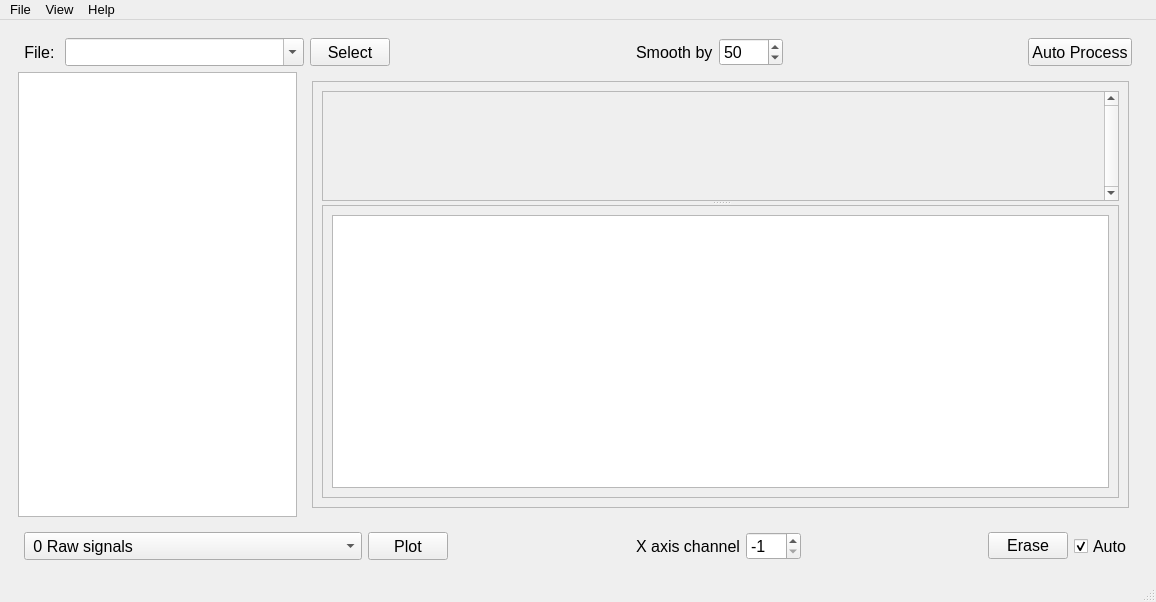
<?xml version="1.0" encoding="UTF-8"?>
<ui version="4.0">
 <class>MainWindow</class>
 <widget class="QMainWindow" name="MainWindow">
  <property name="geometry">
   <rect>
    <x>0</x>
    <y>0</y>
    <width>1156</width>
    <height>602</height>
   </rect>
  </property>
  <property name="font">
   <font>
    <pointsize>12</pointsize>
   </font>
  </property>
  <property name="windowTitle">
   <string>Emittance Plot Processing</string>
  </property>
  <widget class="QWidget" name="centralwidget">
   <layout class="QHBoxLayout" name="horizontalLayout_6">
    <item>
     <widget class="QWidget" name="widget" native="true">
      <layout class="QVBoxLayout" name="verticalLayout_2">
       <item>
        <layout class="QHBoxLayout" name="horizontalLayout_2">
         <property name="sizeConstraint">
          <enum>QLayout::SetDefaultConstraint</enum>
         </property>
         <property name="leftMargin">
          <number>6</number>
         </property>
         <property name="rightMargin">
          <number>6</number>
         </property>
         <item>
          <widget class="QLabel" name="label_2">
           <property name="sizePolicy">
            <sizepolicy hsizetype="Preferred" vsizetype="Preferred">
             <horstretch>0</horstretch>
             <verstretch>0</verstretch>
            </sizepolicy>
           </property>
           <property name="minimumSize">
            <size>
             <width>0</width>
             <height>0</height>
            </size>
           </property>
           <property name="font">
            <font>
             <pointsize>12</pointsize>
            </font>
           </property>
           <property name="text">
            <string>File: </string>
           </property>
           <property name="alignment">
            <set>Qt::AlignRight|Qt::AlignTrailing|Qt::AlignVCenter</set>
           </property>
          </widget>
         </item>
         <item>
          <widget class="QComboBox" name="comboBox_2">
           <property name="sizePolicy">
            <sizepolicy hsizetype="Expanding" vsizetype="Preferred">
             <horstretch>0</horstretch>
             <verstretch>0</verstretch>
            </sizepolicy>
           </property>
           <property name="minimumSize">
            <size>
             <width>200</width>
             <height>0</height>
            </size>
           </property>
           <property name="editable">
            <bool>true</bool>
           </property>
          </widget>
         </item>
         <item>
          <widget class="QPushButton" name="pushButton_2">
           <property name="sizePolicy">
            <sizepolicy hsizetype="Preferred" vsizetype="Preferred">
             <horstretch>0</horstretch>
             <verstretch>0</verstretch>
            </sizepolicy>
           </property>
           <property name="font">
            <font>
             <pointsize>12</pointsize>
            </font>
           </property>
           <property name="text">
            <string>Select</string>
           </property>
          </widget>
         </item>
         <item>
          <spacer name="horizontalSpacer_6">
           <property name="orientation">
            <enum>Qt::Horizontal</enum>
           </property>
           <property name="sizeHint" stdset="0">
            <size>
             <width>40</width>
             <height>20</height>
            </size>
           </property>
          </spacer>
         </item>
         <item>
          <widget class="QLabel" name="label">
           <property name="sizePolicy">
            <sizepolicy hsizetype="Fixed" vsizetype="Preferred">
             <horstretch>0</horstretch>
             <verstretch>0</verstretch>
            </sizepolicy>
           </property>
           <property name="font">
            <font>
             <pointsize>12</pointsize>
            </font>
           </property>
           <property name="focusPolicy">
            <enum>Qt::NoFocus</enum>
           </property>
           <property name="text">
            <string>Smooth by</string>
           </property>
          </widget>
         </item>
         <item>
          <widget class="QSpinBox" name="spinBox">
           <property name="sizePolicy">
            <sizepolicy hsizetype="Preferred" vsizetype="Preferred">
             <horstretch>0</horstretch>
             <verstretch>0</verstretch>
            </sizepolicy>
           </property>
           <property name="minimumSize">
            <size>
             <width>0</width>
             <height>0</height>
            </size>
           </property>
           <property name="font">
            <font>
             <pointsize>12</pointsize>
            </font>
           </property>
           <property name="maximum">
            <number>9999</number>
           </property>
           <property name="value">
            <number>50</number>
           </property>
          </widget>
         </item>
         <item>
          <spacer name="horizontalSpacer_3">
           <property name="orientation">
            <enum>Qt::Horizontal</enum>
           </property>
           <property name="sizeType">
            <enum>QSizePolicy::Expanding</enum>
           </property>
           <property name="sizeHint" stdset="0">
            <size>
             <width>40</width>
             <height>20</height>
            </size>
           </property>
          </spacer>
         </item>
         <item>
          <widget class="QPushButton" name="pushButton_4">
           <property name="sizePolicy">
            <sizepolicy hsizetype="Preferred" vsizetype="Preferred">
             <horstretch>0</horstretch>
             <verstretch>0</verstretch>
            </sizepolicy>
           </property>
           <property name="font">
            <font>
             <pointsize>12</pointsize>
            </font>
           </property>
           <property name="text">
            <string>Auto Process</string>
           </property>
          </widget>
         </item>
        </layout>
       </item>
       <item>
        <widget class="QWidget" name="widget_2" native="true">
         <layout class="QHBoxLayout" name="horizontalLayout">
          <property name="leftMargin">
           <number>0</number>
          </property>
          <property name="topMargin">
           <number>0</number>
          </property>
          <property name="rightMargin">
           <number>0</number>
          </property>
          <item>
           <widget class="QListWidget" name="listWidget">
            <property name="sizePolicy">
             <sizepolicy hsizetype="Expanding" vsizetype="Expanding">
              <horstretch>1</horstretch>
              <verstretch>0</verstretch>
             </sizepolicy>
            </property>
            <property name="font">
             <font>
              <pointsize>12</pointsize>
             </font>
            </property>
            <property name="midLineWidth">
             <number>0</number>
            </property>
            <property name="editTriggers">
             <set>QAbstractItemView::NoEditTriggers</set>
            </property>
            <property name="alternatingRowColors">
             <bool>false</bool>
            </property>
            <property name="selectionMode">
             <enum>QAbstractItemView::MultiSelection</enum>
            </property>
            <property name="horizontalScrollMode">
             <enum>QAbstractItemView::ScrollPerPixel</enum>
            </property>
           </widget>
          </item>
          <item>
           <widget class="QStackedWidget" name="stackedWidget">
            <property name="sizePolicy">
             <sizepolicy hsizetype="Expanding" vsizetype="Expanding">
              <horstretch>3</horstretch>
              <verstretch>0</verstretch>
             </sizepolicy>
            </property>
            <property name="focusPolicy">
             <enum>Qt::NoFocus</enum>
            </property>
            <property name="currentIndex">
             <number>3</number>
            </property>
            <widget class="QWidget" name="stackedWidgetPage1">
             <layout class="QHBoxLayout" name="horizontalLayout_4">
              <property name="leftMargin">
               <number>0</number>
              </property>
              <property name="topMargin">
               <number>0</number>
              </property>
              <property name="rightMargin">
               <number>0</number>
              </property>
              <property name="bottomMargin">
               <number>0</number>
              </property>
              <item>
               <widget class="MplWidget" name="mplWidget" native="true">
                <property name="sizePolicy">
                 <sizepolicy hsizetype="Expanding" vsizetype="Expanding">
                  <horstretch>0</horstretch>
                  <verstretch>0</verstretch>
                 </sizepolicy>
                </property>
               </widget>
              </item>
             </layout>
            </widget>
            <widget class="QWidget" name="stackedWidgetPage2">
             <layout class="QVBoxLayout" name="verticalLayout_3">
              <property name="topMargin">
               <number>0</number>
              </property>
              <property name="bottomMargin">
               <number>0</number>
              </property>
              <item>
               <widget class="QPlainTextEdit" name="plainTextEdit">
                <property name="sizePolicy">
                 <sizepolicy hsizetype="Expanding" vsizetype="Expanding">
                  <horstretch>0</horstretch>
                  <verstretch>0</verstretch>
                 </sizepolicy>
                </property>
                <property name="minimumSize">
                 <size>
                  <width>0</width>
                  <height>0</height>
                 </size>
                </property>
                <property name="autoFillBackground">
                 <bool>false</bool>
                </property>
                <property name="undoRedoEnabled">
                 <bool>false</bool>
                </property>
                <property name="readOnly">
                 <bool>true</bool>
                </property>
               </widget>
              </item>
             </layout>
            </widget>
            <widget class="QWidget" name="stackedWidgetPage3">
             <layout class="QHBoxLayout" name="horizontalLayout_5">
              <item>
               <widget class="QSplitter" name="splitter">
                <property name="orientation">
                 <enum>Qt::Horizontal</enum>
                </property>
                <widget class="QTableWidget" name="tableWidget">
                 <property name="sizePolicy">
                  <sizepolicy hsizetype="Expanding" vsizetype="Expanding">
                   <horstretch>1</horstretch>
                   <verstretch>0</verstretch>
                  </sizepolicy>
                 </property>
                 <property name="font">
                  <font>
                   <pointsize>10</pointsize>
                  </font>
                 </property>
                 <property name="alternatingRowColors">
                  <bool>true</bool>
                 </property>
                 <attribute name="horizontalHeaderVisible">
                  <bool>false</bool>
                 </attribute>
                 <attribute name="horizontalHeaderCascadingSectionResizes">
                  <bool>false</bool>
                 </attribute>
                 <attribute name="horizontalHeaderDefaultSectionSize">
                  <number>100</number>
                 </attribute>
                 <attribute name="horizontalHeaderStretchLastSection">
                  <bool>true</bool>
                 </attribute>
                 <attribute name="verticalHeaderVisible">
                  <bool>false</bool>
                 </attribute>
                 <row>
                  <property name="text">
                   <string>New Row</string>
                  </property>
                 </row>
                 <row>
                  <property name="text">
                   <string>New Row</string>
                  </property>
                 </row>
                 <row>
                  <property name="text">
                   <string>New Row</string>
                  </property>
                 </row>
                 <row>
                  <property name="text">
                   <string>New Row</string>
                  </property>
                 </row>
                 <row>
                  <property name="text">
                   <string>New Row</string>
                  </property>
                 </row>
                 <row>
                  <property name="text">
                   <string>New Row</string>
                  </property>
                 </row>
                 <row>
                  <property name="text">
                   <string>New Row</string>
                  </property>
                 </row>
                 <row>
                  <property name="text">
                   <string>New Row</string>
                  </property>
                 </row>
                 <column>
                  <property name="text">
                   <string>Parameter</string>
                  </property>
                  <property name="font">
                   <font>
                    <pointsize>12</pointsize>
                    <kerning>false</kerning>
                   </font>
                  </property>
                 </column>
                 <column>
                  <property name="text">
                   <string>Value</string>
                  </property>
                  <property name="font">
                   <font>
                    <pointsize>12</pointsize>
                   </font>
                  </property>
                 </column>
                </widget>
                <widget class="QFrame" name="frame">
                 <property name="sizePolicy">
                  <sizepolicy hsizetype="Preferred" vsizetype="Preferred">
                   <horstretch>1</horstretch>
                   <verstretch>0</verstretch>
                  </sizepolicy>
                 </property>
                 <property name="frameShape">
                  <enum>QFrame::StyledPanel</enum>
                 </property>
                 <property name="frameShadow">
                  <enum>QFrame::Raised</enum>
                 </property>
                </widget>
               </widget>
              </item>
             </layout>
            </widget>
            <widget class="QWidget" name="stackedWidgetPage4">
             <layout class="QVBoxLayout" name="verticalLayout_5">
              <item>
               <widget class="QFrame" name="frame_2">
                <property name="frameShape">
                 <enum>QFrame::StyledPanel</enum>
                </property>
                <property name="frameShadow">
                 <enum>QFrame::Raised</enum>
                </property>
                <layout class="QGridLayout" name="gridLayout">
                 <item row="0" column="0">
                  <widget class="QSplitter" name="splitter_2">
                   <property name="orientation">
                    <enum>Qt::Vertical</enum>
                   </property>
                   <widget class="QScrollArea" name="scrollArea">
                    <property name="sizePolicy">
                     <sizepolicy hsizetype="Expanding" vsizetype="Expanding">
                      <horstretch>0</horstretch>
                      <verstretch>4</verstretch>
                     </sizepolicy>
                    </property>
                    <property name="verticalScrollBarPolicy">
                     <enum>Qt::ScrollBarAlwaysOn</enum>
                    </property>
                    <property name="widgetResizable">
                     <bool>true</bool>
                    </property>
                    <widget class="QWidget" name="scrollAreaWidgetContents">
                     <property name="geometry">
                      <rect>
                       <x>0</x>
                       <y>0</y>
                       <width>739</width>
                       <height>123</height>
                      </rect>
                     </property>
                     <property name="sizePolicy">
                      <sizepolicy hsizetype="Preferred" vsizetype="Preferred">
                       <horstretch>0</horstretch>
                       <verstretch>0</verstretch>
                      </sizepolicy>
                     </property>
                     <layout class="QGridLayout" name="gridLayout_3"/>
                    </widget>
                   </widget>
                   <widget class="QScrollArea" name="scrollArea_2">
                    <property name="sizePolicy">
                     <sizepolicy hsizetype="Expanding" vsizetype="Expanding">
                      <horstretch>0</horstretch>
                      <verstretch>1</verstretch>
                     </sizepolicy>
                    </property>
                    <property name="widgetResizable">
                     <bool>true</bool>
                    </property>
                    <widget class="QWidget" name="scrollAreaWidgetContents_2">
                     <property name="geometry">
                      <rect>
                       <x>0</x>
                       <y>0</y>
                       <width>765</width>
                       <height>178</height>
                      </rect>
                     </property>
                     <property name="sizePolicy">
                      <sizepolicy hsizetype="Preferred" vsizetype="Preferred">
                       <horstretch>0</horstretch>
                       <verstretch>0</verstretch>
                      </sizepolicy>
                     </property>
                     <layout class="QGridLayout" name="gridLayout_2">
                      <item row="0" column="0">
                       <widget class="QTableWidget" name="tableWidget_2">
                        <property name="selectionMode">
                         <enum>QAbstractItemView::SingleSelection</enum>
                        </property>
                        <property name="selectionBehavior">
                         <enum>QAbstractItemView::SelectRows</enum>
                        </property>
                        <property name="rowCount">
                         <number>0</number>
                        </property>
                        <property name="columnCount">
                         <number>0</number>
                        </property>
                        <attribute name="horizontalHeaderVisible">
                         <bool>true</bool>
                        </attribute>
                        <attribute name="horizontalHeaderDefaultSectionSize">
                         <number>70</number>
                        </attribute>
                        <attribute name="horizontalHeaderMinimumSectionSize">
                         <number>30</number>
                        </attribute>
                        <attribute name="verticalHeaderDefaultSectionSize">
                         <number>25</number>
                        </attribute>
                        <attribute name="verticalHeaderMinimumSectionSize">
                         <number>20</number>
                        </attribute>
                       </widget>
                      </item>
                     </layout>
                    </widget>
                   </widget>
                  </widget>
                 </item>
                </layout>
               </widget>
              </item>
             </layout>
            </widget>
           </widget>
          </item>
         </layout>
        </widget>
       </item>
       <item>
        <layout class="QHBoxLayout" name="horizontalLayout_3">
         <property name="leftMargin">
          <number>6</number>
         </property>
         <property name="rightMargin">
          <number>6</number>
         </property>
         <item>
          <widget class="QComboBox" name="comboBox">
           <property name="sizePolicy">
            <sizepolicy hsizetype="Preferred" vsizetype="Preferred">
             <horstretch>0</horstretch>
             <verstretch>0</verstretch>
            </sizepolicy>
           </property>
           <property name="baseSize">
            <size>
             <width>0</width>
             <height>0</height>
            </size>
           </property>
           <property name="font">
            <font>
             <pointsize>12</pointsize>
            </font>
           </property>
           <item>
            <property name="text">
             <string> 0 Raw signals</string>
            </property>
           </item>
           <item>
            <property name="text">
             <string> 1 Processed signals</string>
            </property>
           </item>
           <item>
            <property name="text">
             <string> 2 Elementary jet</string>
            </property>
           </item>
           <item>
            <property name="text">
             <string> 3 Integral profile</string>
            </property>
           </item>
           <item>
            <property name="text">
             <string> 4 Maximum profile</string>
            </property>
           </item>
           <item>
            <property name="text">
             <string> 5 Contour plot</string>
            </property>
           </item>
           <item>
            <property name="text">
             <string> 6 Color contour plot</string>
            </property>
           </item>
           <item>
            <property name="text">
             <string> 7 Contour levels</string>
            </property>
           </item>
           <item>
            <property name="text">
             <string> 8 Cross section contours</string>
            </property>
           </item>
           <item>
            <property name="text">
             <string>-------------------</string>
            </property>
           </item>
           <item>
            <property name="text">
             <string>10 Z2 [N,nx-1] Initial data average shifted</string>
            </property>
           </item>
           <item>
            <property name="text">
             <string>11 Z3 [N,nx-1]  Regular divergence reduced</string>
            </property>
           </item>
           <item>
            <property name="text">
             <string>12 Scan voltage range</string>
            </property>
           </item>
           <item>
            <property name="text">
             <string>13 Z4 [N,nx] total beam</string>
            </property>
           </item>
           <item>
            <property name="text">
             <string>14 Zero line debug</string>
            </property>
           </item>
           <item>
            <property name="text">
             <string>15 Scale and range</string>
            </property>
           </item>
           <item>
            <property name="text">
             <string>16 Z6 [N,N] divergence back</string>
            </property>
           </item>
           <item>
            <property name="text">
             <string>17 Shifted jets</string>
            </property>
           </item>
           <item>
            <property name="text">
             <string>18 Z5 [N,N] no divergence</string>
            </property>
           </item>
          </widget>
         </item>
         <item>
          <widget class="QPushButton" name="pushButton_6">
           <property name="sizePolicy">
            <sizepolicy hsizetype="Minimum" vsizetype="Preferred">
             <horstretch>0</horstretch>
             <verstretch>0</verstretch>
            </sizepolicy>
           </property>
           <property name="font">
            <font>
             <pointsize>12</pointsize>
            </font>
           </property>
           <property name="text">
            <string>Plot</string>
           </property>
          </widget>
         </item>
         <item>
          <spacer name="horizontalSpacer_5">
           <property name="orientation">
            <enum>Qt::Horizontal</enum>
           </property>
           <property name="sizeHint" stdset="0">
            <size>
             <width>40</width>
             <height>20</height>
            </size>
           </property>
          </spacer>
         </item>
         <item>
          <widget class="QLabel" name="label_3">
           <property name="font">
            <font>
             <pointsize>12</pointsize>
            </font>
           </property>
           <property name="frameShape">
            <enum>QFrame::NoFrame</enum>
           </property>
           <property name="text">
            <string>X axis channel</string>
           </property>
          </widget>
         </item>
         <item>
          <widget class="QSpinBox" name="spinBox_2">
           <property name="sizePolicy">
            <sizepolicy hsizetype="Preferred" vsizetype="Preferred">
             <horstretch>0</horstretch>
             <verstretch>0</verstretch>
            </sizepolicy>
           </property>
           <property name="font">
            <font>
             <pointsize>12</pointsize>
            </font>
           </property>
           <property name="minimum">
            <number>-1</number>
           </property>
           <property name="maximum">
            <number>999</number>
           </property>
           <property name="value">
            <number>-1</number>
           </property>
          </widget>
         </item>
         <item>
          <spacer name="horizontalSpacer">
           <property name="orientation">
            <enum>Qt::Horizontal</enum>
           </property>
           <property name="sizeHint" stdset="0">
            <size>
             <width>40</width>
             <height>20</height>
            </size>
           </property>
          </spacer>
         </item>
         <item>
          <widget class="QPushButton" name="pushButton_7">
           <property name="text">
            <string>Erase</string>
           </property>
          </widget>
         </item>
         <item>
          <widget class="QCheckBox" name="checkBox">
           <property name="sizePolicy">
            <sizepolicy hsizetype="Minimum" vsizetype="Preferred">
             <horstretch>0</horstretch>
             <verstretch>0</verstretch>
            </sizepolicy>
           </property>
           <property name="font">
            <font>
             <pointsize>12</pointsize>
            </font>
           </property>
           <property name="text">
            <string>Auto</string>
           </property>
           <property name="checked">
            <bool>true</bool>
           </property>
          </widget>
         </item>
        </layout>
       </item>
      </layout>
     </widget>
    </item>
   </layout>
  </widget>
  <widget class="QMenuBar" name="menubar">
   <property name="geometry">
    <rect>
     <x>0</x>
     <y>0</y>
     <width>1156</width>
     <height>34</height>
    </rect>
   </property>
   <property name="font">
    <font>
     <pointsize>10</pointsize>
    </font>
   </property>
   <widget class="QMenu" name="menuFile">
    <property name="sizePolicy">
     <sizepolicy hsizetype="Preferred" vsizetype="Preferred">
      <horstretch>0</horstretch>
      <verstretch>0</verstretch>
     </sizepolicy>
    </property>
    <property name="font">
     <font>
      <pointsize>10</pointsize>
     </font>
    </property>
    <property name="title">
     <string>File</string>
    </property>
    <addaction name="actionOpen"/>
    <addaction name="actionQuit"/>
   </widget>
   <widget class="QMenu" name="menuView">
    <property name="title">
     <string>View</string>
    </property>
    <addaction name="actionPlot"/>
    <addaction name="actionLog"/>
    <addaction name="actionParameters"/>
   </widget>
   <widget class="QMenu" name="menuHelp">
    <property name="title">
     <string>Help</string>
    </property>
    <addaction name="actionAbout"/>
   </widget>
   <addaction name="menuFile"/>
   <addaction name="menuView"/>
   <addaction name="menuHelp"/>
  </widget>
  <widget class="QStatusBar" name="statusbar"/>
  <action name="actionOpen">
   <property name="text">
    <string>Open</string>
   </property>
   <property name="font">
    <font>
     <family>Tahoma</family>
     <pointsize>10</pointsize>
    </font>
   </property>
  </action>
  <action name="actionQuit">
   <property name="text">
    <string>Quit</string>
   </property>
  </action>
  <action name="actionPlot">
   <property name="checkable">
    <bool>true</bool>
   </property>
   <property name="checked">
    <bool>true</bool>
   </property>
   <property name="text">
    <string>Plot</string>
   </property>
  </action>
  <action name="actionLog">
   <property name="checkable">
    <bool>true</bool>
   </property>
   <property name="text">
    <string>Log</string>
   </property>
  </action>
  <action name="actionParameters">
   <property name="checkable">
    <bool>true</bool>
   </property>
   <property name="text">
    <string>Parameters</string>
   </property>
  </action>
  <action name="actionAbout">
   <property name="text">
    <string>About</string>
   </property>
  </action>
 </widget>
 <customwidgets>
  <customwidget>
   <class>MplWidget</class>
   <extends>QWidget</extends>
   <header location="global">mplwidget</header>
   <container>1</container>
  </customwidget>
 </customwidgets>
 <resources/>
 <connections/>
</ui>
